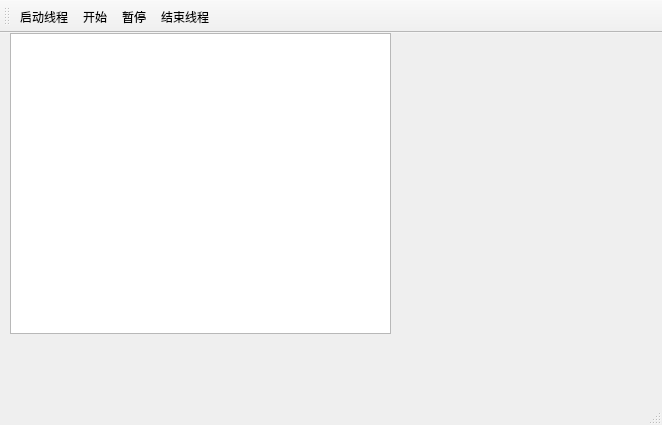
<?xml version="1.0" encoding="UTF-8"?>
<ui version="4.0">
 <class>MainWindow</class>
 <widget class="QMainWindow" name="MainWindow">
  <property name="geometry">
   <rect>
    <x>0</x>
    <y>0</y>
    <width>662</width>
    <height>425</height>
   </rect>
  </property>
  <property name="windowTitle">
   <string>MainWindow</string>
  </property>
  <widget class="QWidget" name="centralwidget">
   <widget class="QPlainTextEdit" name="plainTextEdit">
    <property name="geometry">
     <rect>
      <x>10</x>
      <y>0</y>
      <width>381</width>
      <height>301</height>
     </rect>
    </property>
   </widget>
   <widget class="QLabel" name="labPic">
    <property name="geometry">
     <rect>
      <x>390</x>
      <y>0</y>
      <width>181</width>
      <height>301</height>
     </rect>
    </property>
    <property name="text">
     <string/>
    </property>
    <property name="pixmap">
     <pixmap resource="res.qrc">:/dice/images/d0.jpg</pixmap>
    </property>
    <property name="alignment">
     <set>Qt::AlignCenter</set>
    </property>
   </widget>
  </widget>
  <widget class="QMenuBar" name="menubar">
   <property name="geometry">
    <rect>
     <x>0</x>
     <y>0</y>
     <width>662</width>
     <height>26</height>
    </rect>
   </property>
  </widget>
  <widget class="QStatusBar" name="statusbar"/>
  <widget class="QToolBar" name="toolBar">
   <property name="windowTitle">
    <string>toolBar</string>
   </property>
   <property name="toolButtonStyle">
    <enum>Qt::ToolButtonTextBesideIcon</enum>
   </property>
   <attribute name="toolBarArea">
    <enum>TopToolBarArea</enum>
   </attribute>
   <attribute name="toolBarBreak">
    <bool>false</bool>
   </attribute>
   <addaction name="actThread_Run"/>
   <addaction name="actDice_Run"/>
   <addaction name="actDice_Pause"/>
   <addaction name="actThread_Quit"/>
  </widget>
  <action name="actThread_Run">
   <property name="icon">
    <iconset resource="res.qrc">
     <normaloff>:/images/images/flag24.png</normaloff>:/images/images/flag24.png</iconset>
   </property>
   <property name="text">
    <string>启动线程</string>
   </property>
   <property name="toolTip">
    <string>启动线程运行</string>
   </property>
  </action>
  <action name="actDice_Run">
   <property name="icon">
    <iconset resource="res.qrc">
     <normaloff>:/images/images/play24.png</normaloff>:/images/images/play24.png</iconset>
   </property>
   <property name="text">
    <string>开始</string>
   </property>
   <property name="toolTip">
    <string>开始掷骰子</string>
   </property>
  </action>
  <action name="actDice_Pause">
   <property name="icon">
    <iconset resource="res.qrc">
     <normaloff>:/images/images/pause24.png</normaloff>:/images/images/pause24.png</iconset>
   </property>
   <property name="text">
    <string>暂停</string>
   </property>
   <property name="toolTip">
    <string>暂停掷骰子</string>
   </property>
   <property name="visible">
    <bool>true</bool>
   </property>
  </action>
  <action name="actThread_Quit">
   <property name="icon">
    <iconset resource="res.qrc">
     <normaloff>:/images/images/block24.png</normaloff>:/images/images/block24.png</iconset>
   </property>
   <property name="text">
    <string>结束线程</string>
   </property>
   <property name="toolTip">
    <string>结束线程运行</string>
   </property>
  </action>
  <action name="actClear">
   <property name="icon">
    <iconset resource="res.qrc">
     <normaloff>:/images/images/212.bmp</normaloff>:/images/images/212.bmp</iconset>
   </property>
   <property name="text">
    <string>清空</string>
   </property>
   <property name="toolTip">
    <string>清空文本框</string>
   </property>
  </action>
  <action name="actClose">
   <property name="icon">
    <iconset resource="res.qrc">
     <normaloff>:/images/images/132.bmp</normaloff>:/images/images/132.bmp</iconset>
   </property>
   <property name="text">
    <string>关闭</string>
   </property>
   <property name="toolTip">
    <string>关闭</string>
   </property>
  </action>
 </widget>
 <resources>
  <include location="res.qrc"/>
 </resources>
 <connections/>
</ui>
